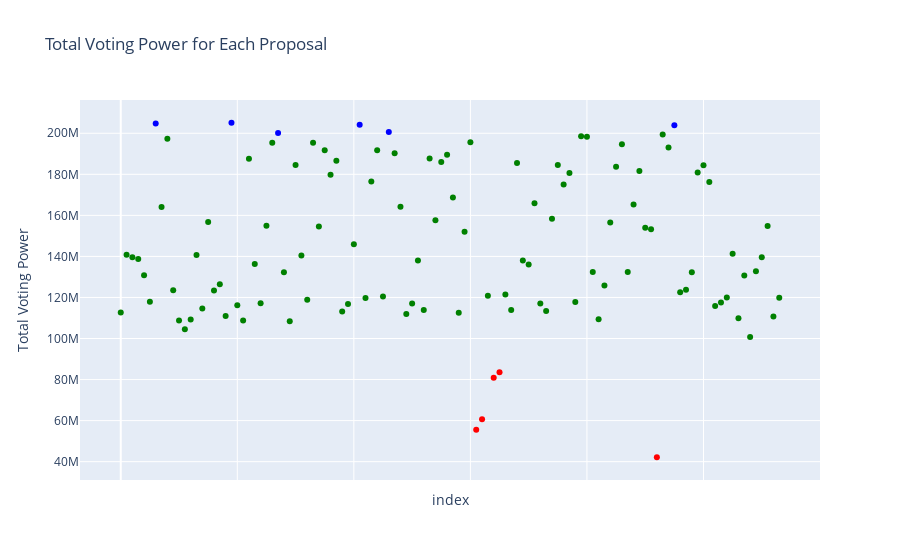

The code cell stored with this chart in its notebook:
### Code cell
# Create a scatter plot of the total voting power for each proposal
fig = px.scatter(df2, y='total_voting_power', title='Total Voting Power for Each Proposal', hover_data={'proposal_title': True})

# Conditional coloring for data points with total_voting_power greater than 200M
fig.update_traces(marker=dict(color=['blue' if val > 200_000_000 else 'red' if val < 100_000_000 else 'green' for val in df2['total_voting_power']]))

fig.update_layout(yaxis_title='Total Voting Power')
fig.update_xaxes(showticklabels=False)
fig.update_yaxes(tickvals=list(range(0, int(df2['total_voting_power'].max()) + 20_000_000, 20_000_000)))
fig.show()
fig.write_html(r'Graphs\scatter-plot-proposals.htmk')

### Figure 1 — Plotly figure (JSON) as saved in the notebook; plotly's stock layout.template omitted (floating-point values rounded to 4 significant figures)
{"data": [{"customdata": [["0xGen STIP Proposal - Round 1"], ["AIP 1.05: Return 700M $ARB to the DAO Treasury [REAL]"], ["AIP-1.1 - Lockup, Budget, Transparency"], ["AIP-1.2 - Foundation and DAO Governance"], ["AIP-1: Arbitrum Improvement Proposal Framework"], ["ALAYA STIP Proposal - Round 1"], ["Abracadabra DAO STIP Proposal - Round 1"], ["Accelerating Arbitrum - leveraging Camelot as an ecosystem hub to support native builders"], ["Angle Protocol STIP Proposal - Round 1"], ["ApolloX STIP Proposal - Round 1"], ["Arbidex STIP Proposal - Round 1"], ["Arbitrum DAO Grants - Delegated Domain Allocation by Questbook"], ["Archi Finance STIP Proposal - Round 1"], ["Arrakis Finance STIP Proposal - Round 1"], ["Artichoke Protocol STIP Proposal - Round 1"], ["Balancer DAO STIP Proposal - Round 1"], ["Beefy STIP Proposal - Round 1"], ["CRYPTEX STIP Proposal - Round 1"], ["CVI STIP Proposal - Round 1"], ["Camelot STIP Proposal - Round 1"], ["Chronos Finance STIP Proposal - Round 1"], ["Cian STIP Proposal - Round 1"], ["Consolidate Security Proposals into a RFP Process"], ["Curve STIP Proposal - Round 1"], ["D2.finance STIP Proposal - Round 1"], ["DefiEdge STIP Proposal - Round 1"], ["Dolomite STIP Proposal - Round 1"], ["Dopex STIP Proposal - Round 1"], ["Equilibria STIP Proposal - Round 1"], ["Florence Finance STIP Proposal - Round 1"], ["Frax Finance STIP Proposal - Round 1"], ["Furucombo STIP Proposal - Round 1"], ["GMD Ecosystem STIP Proposal - Round 1"], ["GMX STIP Proposal - Round 1"], ["Gains Network STIP Proposal - Round 1"], ["Galxe STIP Proposal - Round 1"], ["Gamma STIP Proposal - Round 1"], ["Good Entry STIP Proposal - Round 1"], ["Guru Network STIP Proposal - Round 1"], ["HMX STIP Proposal - Round 1"], ["JOJO Exchange STIP Proposal - Round 1"], ["Jones DAO STIP Proposal - Round 1"], ["KeplerHomes STIP Proposal - Round 1"], ["KyberSwap STIP Proposal - Round 1"], ["LODESTAR FINANCE STIP Proposal - Round 1"], ["LOGX STIP Proposal - Round 1"], ["Lido STIP Proposal - Round 1"], ["MUX Protocol STIP Proposal - Round 1"], ["Magpie, Penpie, Radpie, Campie STIP Proposal - Round 1"], ["Modular Wallet STIP Proposal - Round 1"], ["NFTEarth STIP Proposal - Round 1"], ["Notional STIP Proposal - Round 1"], ["OmniBTC STIP Proposal - Round 1"], ["OpenOcean STIP Proposal - Round 1"], ["PancakeSwap STIP Proposal - Round 1"], ["Pendle STIP Proposal - Round 1"], ["Perennial Finance STIP Proposal - Round 1"], ["Premia STIP Proposal - Round 1"], ["Prime Protocol STIP Proposal - Round 1"], ["Procurement Framework | Security : Non-Constitutional Proposal"], ["Proposal to Backfund Successful STIP Proposals"], ["Proposal to onboard Matrixed.Link as a validator for Arbitrum"], ["Proposal: Activate support for account abstraction endpoint on One and Nova"], ["Proposal: Building the Future of NFTs: The Rarible Protocol - Arbitrum Integration Proposal [REVISED]"], ["Proposal: Security Council Elections Proposed Implementation Spec"], ["Proposal: Update Security Council Election Start Date to Ensure Time for Security Audit"], ["QiDao STIP Proposal - Round 1"], ["Quadrat STIP Proposal - Round 1"], ["RADIANT STIP Proposal - Round 1"], ["RAMSES STIP Proposal - Round 1"], ["REALM STIP Proposal - Round 1"], ["RabbitHole STIP Proposal - Round 1"], ["Range Protocol STIP Proposal - Round 1"], ["Relay Chain: James Bot STIP Proposal - Round 1"], ["Rodeo Finance STIP Proposal - Round 1"], ["Rysk STIP Proposal - Round 1"], ["Sanko GameCorp STIP Proposal - Round 1"], ["Savvy STIP Proposal - Round 1"], ["Shell Protocol STIP Proposal - Round 1"], ["Silo Finance STIP Proposal - Round 1"], ["Socket STIP Proposal - Round 1"], ["Solv Protocol STIP Proposal - Round 1"], ["SpartaDEX STIP Proposal - Round 1"], ["StakeDAO STIP Proposal - Round 1"], ["Stargate Finance STIP Proposal - Round 1"], ["Stella STIP Proposal - Round 1"], ["Synapse Protocol STIP Proposal - Round 1"], ["TIDE STIP Proposal - Round 1"], ["Tales of Elleria STIP Proposal - Round 1"], ["Tally STIP Proposal - Round 1"], ["Thales STIP Proposal - Round 1"], ["Thetanuts STIP Proposal - Round 1"], ["Time Management in ArbitrumÃÂÃÂ¢ÃÂÃÂÃÂÃÂs Governance"], ["Timeswap STIP Proposal - Round 1"], ["Trader Joe STIP Proposal - Round 1"], ["Umami STIP Proposal - Round 1"], ["UniDex STIP Proposal - Round 1"], ["Vaultka STIP Proposal - Round 1"], ["Vela Exchange STIP Proposal - Round 1"], ["Vertex Protocol STIP Proposal - Round 1"], ["WINR Protocol STIP Proposal - Round 1"], ["WOOFi STIP Proposal - Round 1"], ["Webacy STIP Proposal - Round 1"], ["Wombat Exchange STIP Proposal - Round 1"], ["Wombex Finance STIP Proposal - Round 1"], ["Wormhole STIP Proposal - Round 1"], ["XY STIP Proposal - Round 1"], ["ZKasino STIP Proposal - Round 1"], ["[Non-Constitutional] Fund the Arbitrum Grants Framework Proposal Milestone 1"], ["[Non-Constitutional]: Arbitrum Stable Treasury Endowment Program"], ["dForce STIP Proposal - Round 1"], ["iZUMi STIP Proposal - Round 1"], ["tBTC STIP Proposal - Round 1"], ["unshETH STIP Proposal - Round 1"]], "hovertemplate": "index=%{x}<br>total_voting_power=%{y}<br>proposal_title=%{customdata[0]}<extra></extra>", "legendgroup": "", "marker": {"color": ["green", "green", "green", "green", "green", "green", "blue", "green", "green", "green", "green", "green", "green", "green", "green", "green", "green", "green", "green", "blue", "green", "green", "green", "green", "green", "green", "green", "blue", "green", "green", "green", "green", "green", "green", "green", "green", "green", "green", "green", "green", "green", "blue", "green", "green", "green", "green", "blue", "green", "green", "green", "green", "green", "green", "green", "green", "green", "green", "green", "green", "green", "green", "red", "red", "green", "red", "red", "green", "green", "green", "green", "green", "green", "green", "green", "green", "green", "green", "green", "green", "green", "green", "green", "green", "green", "green", "green", "green", "green", "green", "green", "green", "green", "red", "green", "green", "blue", "green", "green", "green", "green", "green", "green", "green", "green", "green", "green", "green", "green", "green", "green", "green", "green", "green", "green"], "symbol": "circle"}, "mode": "markers", "name": "", "orientation": "v", "showlegend": false, "type": "scatter", "x": [0, 1, 2, 3, 4, 5, 6, 7, 8, 9, 10, 11, 12, 13, 14, 15, 16, 17, 18, 19, 20, 21, 22, 23, 24, 25, 26, 27, 28, 29, 30, 31, 32, 33, 34, 35, 36, 37, 38, 39, 40, 41, 42, 43, 44, 45, 46, 47, 48, 49, 50, 51, 52, 53, 54, 55, 56, 57, 58, 59, 60, 61, 62, 63, 64, 65, 66, 67, 68, 69, 70, 71, 72, 73, 74, 75, 76, 77, 78, 79, 80, 81, 82, 83, 84, 85, 86, 87, 88, 89, 90, 91, 92, 93, 94, 95, 96, 97, 98, 99, 100, 101, 102, 103, 104, 105, 106, 107, 108, 109, 110, 111, 112, 113], "xaxis": "x", "y": [112700000.0, 140900000.0, 139600000.0, 138800000.0, 130900000.0, 118000000.0, 204800000.0, 164100000.0, 197300000.0, 123500000.0, 108800000.0, 104500000.0, 109200000.0, 140800000.0, 114600000.0, 156800000.0, 123400000.0, 126400000.0, 110900000.0, 205100000.0, 116200000.0, 108800000.0, 187500000.0, 136300000.0, 117200000.0, 154900000.0, 195400000.0, 200100000.0, 132300000.0, 108400000.0, 184600000.0, 140500000.0, 118900000.0, 195400000.0, 154500000.0, 191800000.0, 179700000.0, 186600000.0, 113200000.0, 116800000.0, 145900000.0, 204100000.0, 119700000.0, 176600000.0, 191700000.0, 120500000.0, 200700000.0, 190300000.0, 164200000.0, 111900000.0, 117100000.0, 138000000.0, 113900000.0, 187700000.0, 157600000.0, 186000000.0, 189500000.0, 168700000.0, 112600000.0, 152000000.0, 195600000.0, 55580000.0, 60700000.0, 120800000.0, 80920000.0, 83550000.0, 121500000.0, 113900000.0, 185500000.0, 138000000.0, 136000000.0, 165900000.0, 117000000.0, 113400000.0, 158400000.0, 184500000.0, 175100000.0, 180600000.0, 117800000.0, 198600000.0, 198300000.0, 132400000.0, 109400000.0, 125800000.0, 156600000.0, 183700000.0, 194700000.0, 132500000.0, 165300000.0, 181600000.0, 154000000.0, 153200000.0, 42150000.0, 199500000.0, 193000000.0, 203900000.0, 122500000.0, 123700000.0, 132300000.0, 180900000.0, 184400000.0, 176200000.0, 115800000.0, 117500000.0, 120000000.0, 141300000.0, 109800000.0, 130600000.0, 100700000.0, 132700000.0, 139600000.0, 154800000.0, 110700000.0, 119900000.0], "yaxis": "y"}], "layout": {"legend": {"tracegroupgap": 0}, "title": {"text": "Total Voting Power for Each Proposal"}, "xaxis": {"anchor": "y", "domain": [0, 1], "showticklabels": false, "title": {"text": "index"}}, "yaxis": {"anchor": "x", "domain": [0, 1], "tickvals": [0, 20000000, 40000000, 60000000, 80000000, 100000000, 120000000, 140000000, 160000000, 180000000, 200000000, 220000000], "title": {"text": "Total Voting Power"}}}}
